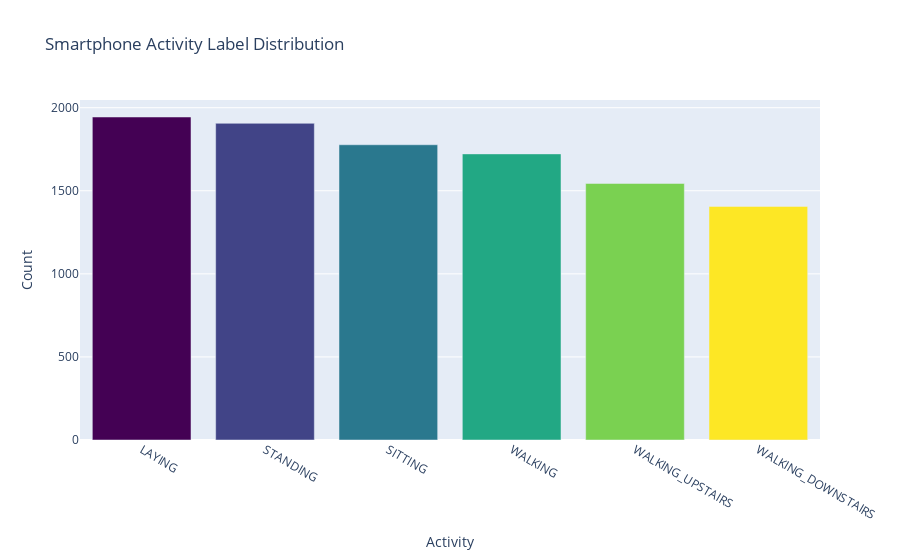

The cell this chart's notebook holds for it:
### Code cell
# Create plot
data = go.Bar(x = label_counts.index,
              y = label_counts,
              marker = dict(color = colors))

layout = go.Layout(title = 'Smartphone Activity Label Distribution',
                   xaxis = dict(title = 'Activity'),
                   yaxis = dict(title = 'Count'))

fig = go.Figure(data=[data], layout=layout)
iplot(fig)

### Figure 1 — Plotly figure (JSON) as saved in the notebook; plotly's stock layout.template omitted (floating-point values rounded to 4 significant figures)
{"data": [{"marker": {"color": ["#440154", "#414487", "#2a788e", "#22a884", "#7ad151", "#fde725"]}, "type": "bar", "x": ["LAYING", "STANDING", "SITTING", "WALKING", "WALKING_UPSTAIRS", "WALKING_DOWNSTAIRS"], "y": [1944, 1906, 1777, 1722, 1544, 1406]}], "layout": {"title": {"text": "Smartphone Activity Label Distribution"}, "xaxis": {"title": {"text": "Activity"}}, "yaxis": {"title": {"text": "Count"}}}}
